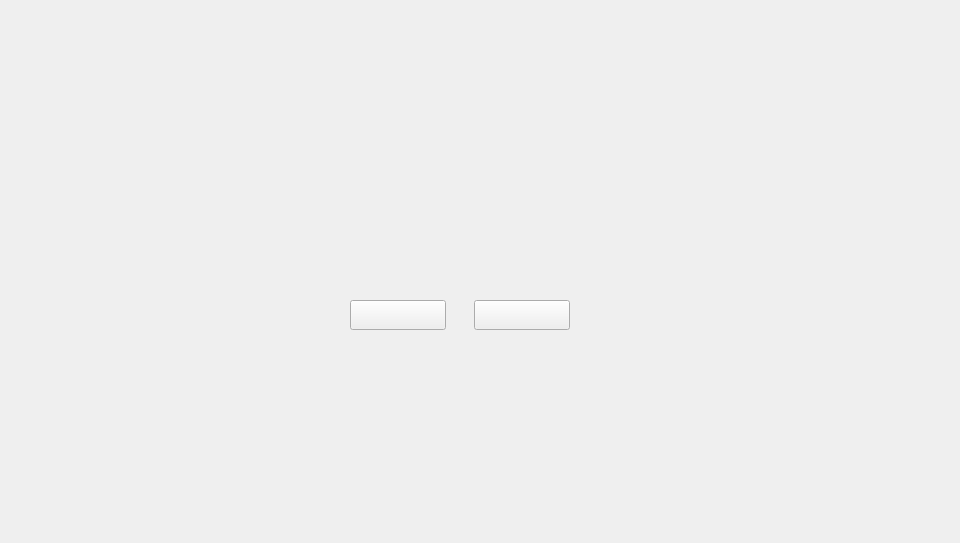
<?xml version="1.0" encoding="UTF-8"?>
<ui version="4.0">
 <class>CommonDialog</class>
 <widget class="QDialog" name="CommonDialog">
  <property name="geometry">
   <rect>
    <x>0</x>
    <y>0</y>
    <width>960</width>
    <height>543</height>
   </rect>
  </property>
  <property name="windowTitle">
   <string>Dialog</string>
  </property>
  <widget class="QWidget" name="widget" native="true">
   <property name="geometry">
    <rect>
     <x>0</x>
     <y>0</y>
     <width>960</width>
     <height>543</height>
    </rect>
   </property>
   <widget class="QWidget" name="containerWidget" native="true">
    <property name="geometry">
     <rect>
      <x>290</x>
      <y>150</y>
      <width>340</width>
      <height>200</height>
     </rect>
    </property>
    <widget class="QLabel" name="textLabel">
     <property name="geometry">
      <rect>
       <x>60</x>
       <y>30</y>
       <width>220</width>
       <height>100</height>
      </rect>
     </property>
     <property name="font">
      <font>
       <family>微软雅黑</family>
       <pointsize>-1</pointsize>
       <weight>50</weight>
       <italic>false</italic>
       <bold>false</bold>
      </font>
     </property>
     <property name="styleSheet">
      <string notr="true">QLabel{color: rgb(51,51,51);font: 14px &quot;微软雅黑&quot;;}
</string>
     </property>
     <property name="text">
      <string/>
     </property>
     <property name="alignment">
      <set>Qt::AlignCenter</set>
     </property>
     <property name="wordWrap">
      <bool>true</bool>
     </property>
     <property name="textInteractionFlags">
      <set>Qt::LinksAccessibleByMouse|Qt::TextSelectableByMouse</set>
     </property>
    </widget>
    <widget class="QToolButton" name="okBtn">
     <property name="geometry">
      <rect>
       <x>60</x>
       <y>150</y>
       <width>96</width>
       <height>30</height>
      </rect>
     </property>
     <property name="font">
      <font>
       <family>Microsoft YaHei UI Light Light</family>
      </font>
     </property>
     <property name="cursor">
      <cursorShape>PointingHandCursor</cursorShape>
     </property>
     <property name="styleSheet">
      <string notr="true"/>
     </property>
     <property name="text">
      <string/>
     </property>
    </widget>
    <widget class="QToolButton" name="cancelBtn">
     <property name="geometry">
      <rect>
       <x>184</x>
       <y>150</y>
       <width>96</width>
       <height>30</height>
      </rect>
     </property>
     <property name="font">
      <font>
       <family>Microsoft YaHei UI Light Light</family>
      </font>
     </property>
     <property name="cursor">
      <cursorShape>PointingHandCursor</cursorShape>
     </property>
     <property name="styleSheet">
      <string notr="true"/>
     </property>
     <property name="text">
      <string/>
     </property>
    </widget>
   </widget>
  </widget>
 </widget>
 <resources/>
 <connections/>
</ui>
